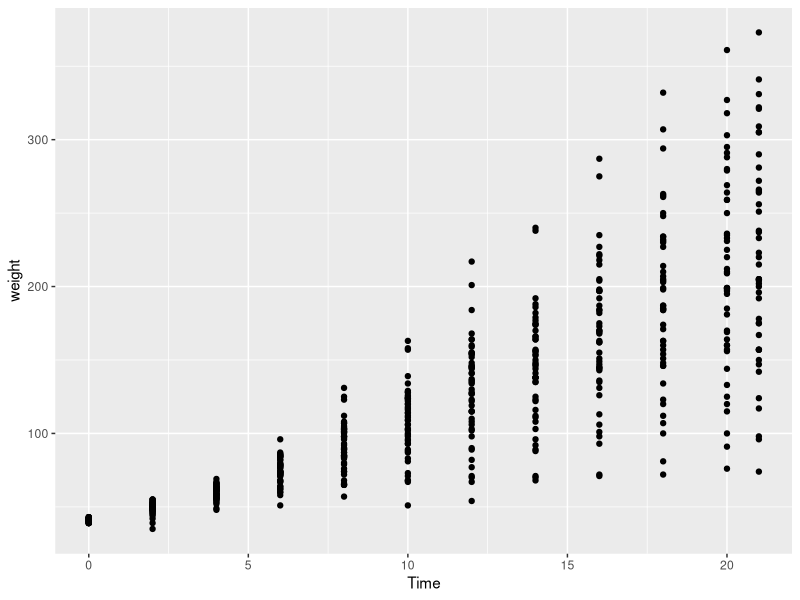
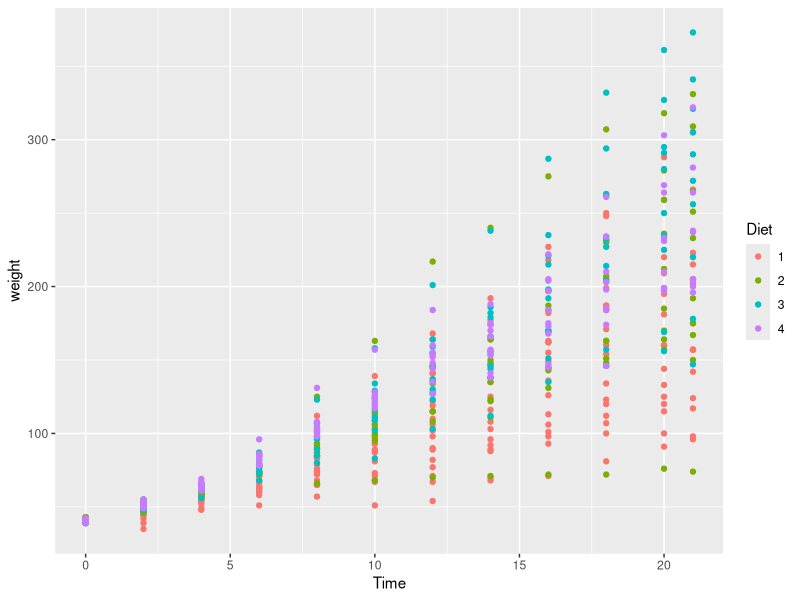
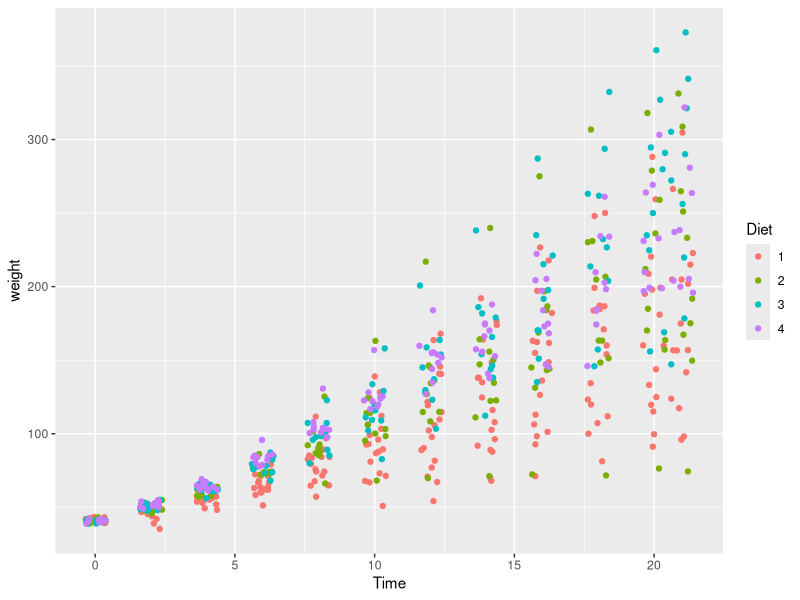
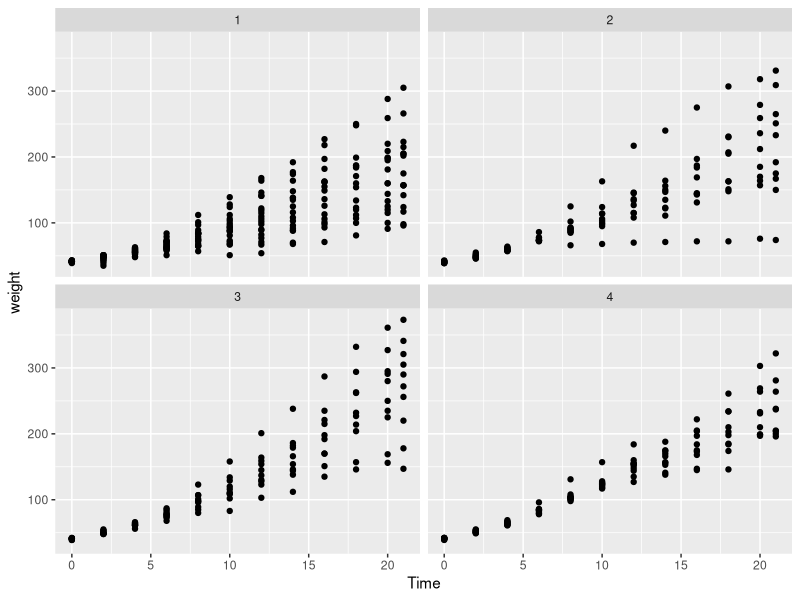
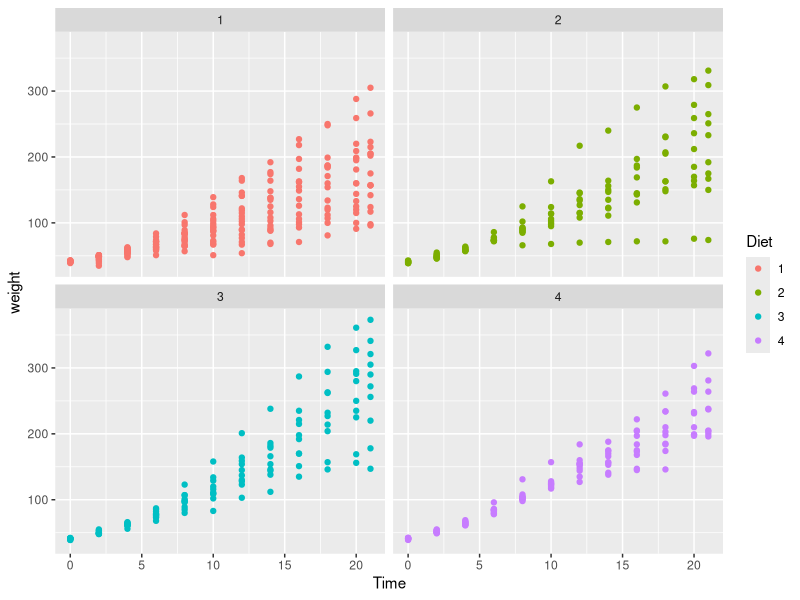
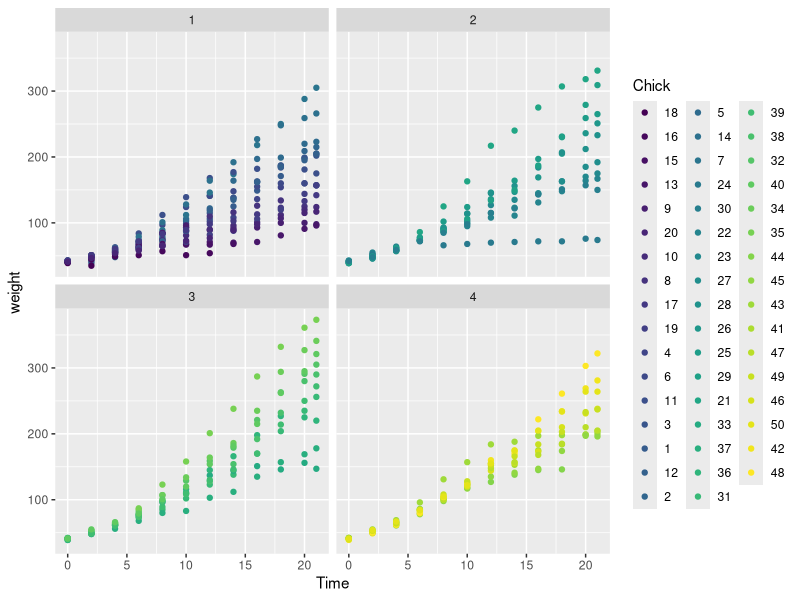
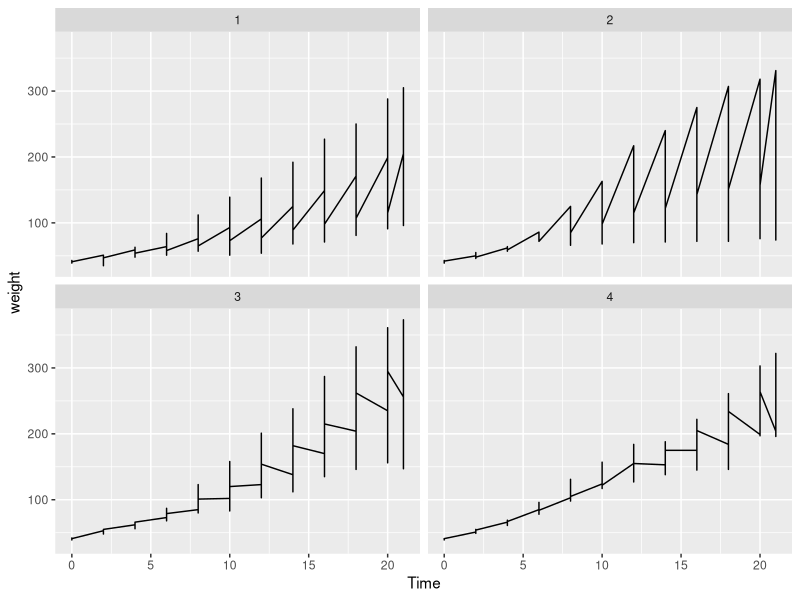
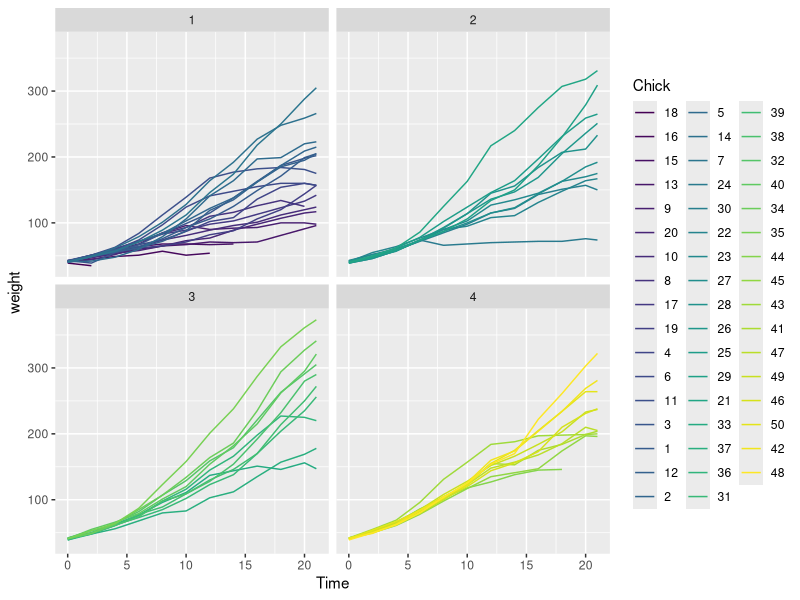

Source code (R) for these figures, in order:
## ---- chunk 1
knitr::opts_chunk$set(echo = TRUE)
## ---- chunk 2
library(dplyr)
library(ggplot2)
## ---- chunk 3
data("ChickWeight")
glimpse(ChickWeight)
## ---- chunk 4
ggplot(ChickWeight, aes(Time, weight)) + geom_point()
## ---- chunk 5
ggplot(ChickWeight, aes(Time, weight, colour = Diet)) + geom_point()
## ---- chunk 6
ggplot(ChickWeight, aes(Time, weight, colour = Diet)) + geom_jitter()
## ---- chunk 7
ggplot(ChickWeight, aes(Time, weight)) + geom_point() + facet_wrap(~Diet)
## ---- chunk 8
ggplot(ChickWeight, aes(Time, weight, colour = Diet)) + geom_point() + facet_wrap(~Diet)
## ---- chunk 9
ggplot(ChickWeight, aes(Time, weight, colour = Chick)) + geom_point() + facet_wrap(~Diet)
## ---- chunk 10
ggplot(ChickWeight, aes(Time, weight)) + geom_line() + facet_wrap(~Diet)

## ---- chunk 11

ggplot(ChickWeight, aes(Time, weight, colour = Chick)) + geom_line() + facet_wrap(~Diet)
## ---- chunk 12
ggplot(ChickWeight, aes(Time, weight, group = Chick)) + geom_line() + facet_wrap(~Diet)
## ---- chunk 13
ggplot(ChickWeight, aes(Time, weight, group = Chick, colour=Chick)) + geom_line() + facet_wrap(~Diet)
## ---- chunk 14
ggplot(ChickWeight, aes(Time, weight)) + geom_line(aes(group = Chick)) + facet_wrap(~Diet)
## ---- chunk 15
ggplot(ChickWeight, aes(Time, weight)) + geom_line(aes(colour = Chick)) + facet_wrap(~Diet)
## ---- chunk 16
ggplot(ChickWeight, aes(Time, weight)) + geom_line(aes(colour = Chick, group = Chick)) + facet_wrap(~Diet)
## ---- chunk 17
ggplot(ChickWeight, aes(Time, weight)) + geom_line(aes(colour = Chick), show.legend = FALSE) + facet_wrap(~Diet)
## ---- chunk 18
ggplot(ChickWeight, aes(Time, weight)) + geom_line(aes(colour = Chick), show.legend = FALSE) + geom_point() + facet_wrap(~Diet)
## ---- chunk 19
ggplot(ChickWeight, aes(Time, weight)) + geom_line(aes(colour = Chick), show.legend = FALSE) + geom_point(aes(colour = Chick)) + facet_wrap(~Diet)
## ---- chunk 20
ggplot(ChickWeight, aes(Time, weight, colour = Chick)) + geom_line() + geom_point() + facet_wrap(~Diet)
## ---- chunk 21
ggplot(ChickWeight, aes(Time, weight, colour = Chick)) + geom_line(show.legend = FALSE) + geom_point(show.legend = FALSE) + facet_wrap(~Diet)
## ---- chunk 22
ggplot(ChickWeight, aes(Time, weight, colour = Chick)) + geom_line(show.legend = FALSE) + geom_point(show.legend = FALSE)
## ---- chunk 23
ggplot(ChickWeight, aes(Time, weight, colour = Diet)) + geom_line(show.legend = FALSE) + geom_point(show.legend = FALSE)
## ---- chunk 24
ggplot(ChickWeight, aes(Time, weight, colour = Diet, group=Chick)) + geom_line(show.legend = FALSE) + geom_point(show.legend = FALSE)
## ---- chunk 25
ggplot(ChickWeight, aes(Time, weight, colour = Diet, group=Chick)) + geom_line() + geom_point()
## ---- chunk 26
ggplot(ChickWeight, aes(Time, weight, colour = Diet, group=Chick)) + geom_line() + geom_point() + theme(legend.position = "bottom")
